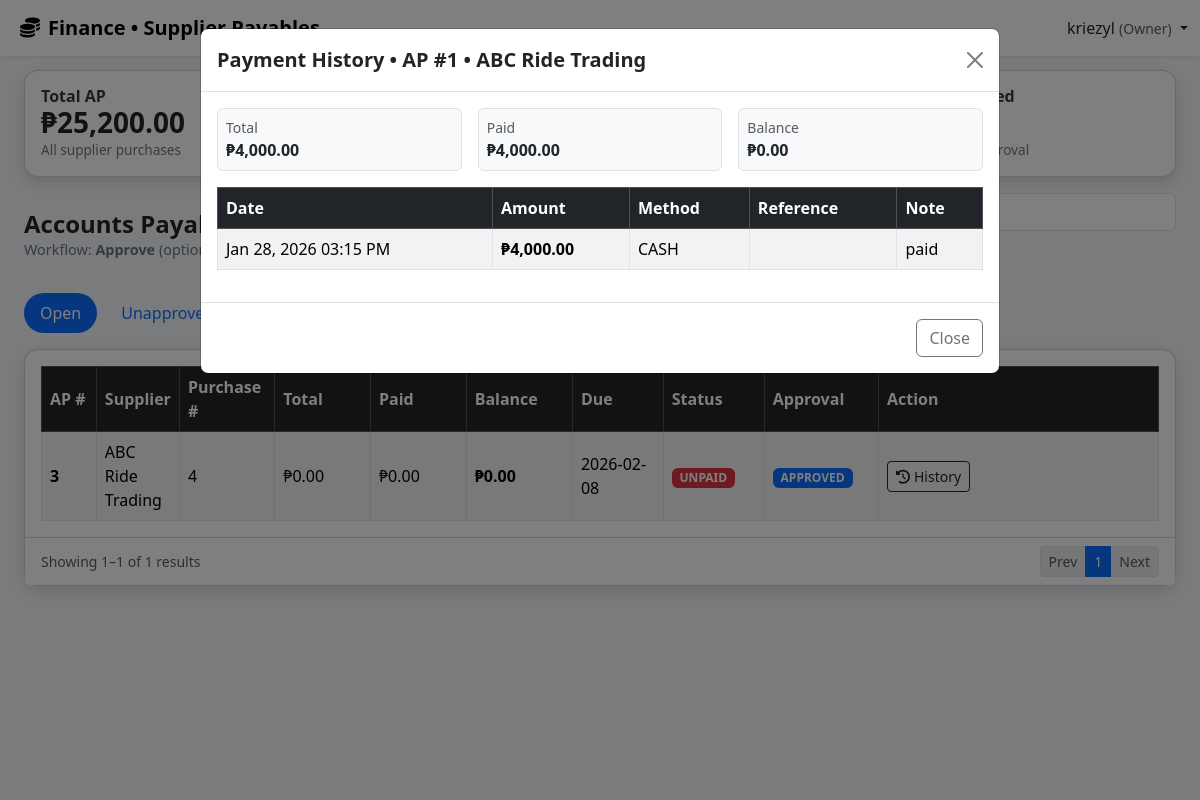
The app's page /owner/supplier_payables.php?view=1 (signed in) with its own data.
### tables this page shows
CREATE TABLE `account_payable` (
  `ap_id` int(11) NOT NULL,
  `purchase_id` int(11) DEFAULT NULL,
  `supplier_id` int(11) DEFAULT NULL,
  `total_amount` decimal(10,2) DEFAULT NULL,
  `amount_paid` decimal(10,2) DEFAULT NULL,
  `balance` decimal(10,2) DEFAULT NULL,
  `due_date` date DEFAULT NULL,
  `status` enum('paid','unpaid','partial','overdue') DEFAULT NULL,
  `approved` tinyint(1) NOT NULL DEFAULT 0,
  `approved_by` int(11) DEFAULT NULL,
  `approved_at` timestamp NULL DEFAULT NULL,
  `created_at` timestamp NOT NULL DEFAULT current_timestamp()
);

CREATE TABLE `suppliers` (
  `supplier_id` int(11) NOT NULL,
  `name` varchar(100) NOT NULL,
  `phone` varchar(20) DEFAULT NULL,
  `address` text DEFAULT NULL,
  `created_at` timestamp NOT NULL DEFAULT current_timestamp(),
  `status` enum('active','inactive') DEFAULT 'active'
);

CREATE TABLE `supplier_payments` (
  `sp_id` int(11) NOT NULL,
  `ap_id` int(11) NOT NULL,
  `purchase_id` int(11) DEFAULT NULL,
  `supplier_id` int(11) NOT NULL,
  `amount` decimal(10,2) NOT NULL,
  `method` enum('cash','gcash','bank') DEFAULT 'cash',
  `reference_no` varchar(100) DEFAULT NULL,
  `paid_at` datetime NOT NULL DEFAULT current_timestamp(),
  `paid_by` int(11) DEFAULT NULL,
  `note` text DEFAULT NULL,
  `created_at` timestamp NOT NULL DEFAULT current_timestamp()
);

### owner/supplier_payables.php (the view, shortened to what the rows shown need)
<?php
include "../config/db.php";
function tableExists(mysqli $conn, string $table): bool {
  $tableEsc = $conn->real_escape_string($table);
  $dbRes = $conn->query("SELECT DATABASE() AS dbname");
  $db = $dbRes ? ($dbRes->fetch_assoc()['dbname'] ?? '') : '';
  $dbEsc = $conn->real_escape_string($db);
  $q = $conn->query("
    SELECT 1
    FROM information_schema.TABLES
    WHERE TABLE_SCHEMA = '$dbEsc' AND TABLE_NAME = '$tableEsc'
    LIMIT 1
  ");
  return $q && $q->num_rows > 0;
}
function columnExists(mysqli $conn, string $table, string $column): bool {
  $tableEsc = $conn->real_escape_string($table);
  $colEsc = $conn->real_escape_string($column);
  $dbRes = $conn->query("SELECT DATABASE() AS dbname");
  $db = $dbRes ? ($dbRes->fetch_assoc()['dbname'] ?? '') : '';
  $dbEsc = $conn->real_escape_string($db);
  $q = $conn->query("
    SELECT 1
    FROM information_schema.COLUMNS
    WHERE TABLE_SCHEMA = '$dbEsc' AND TABLE_NAME = '$tableEsc' AND COLUMN_NAME = '$colEsc'
    LIMIT 1
  ");
  return $q && $q->num_rows > 0;
}
function f($v): float { return (float)($v ?? 0); }
$hasApproved = columnExists($conn, "account_payable", "approved");
$hasApprovedBy = columnExists($conn, "account_payable", "approved_by");
$hasApprovedAt = columnExists($conn, "account_payable", "approved_at");
$hasSupplierPayments = tableExists($conn, "supplier_payments");
$filter = strtolower(trim($_GET['filter'] ?? 'open'));
$search = trim($_GET['q'] ?? '');
$page = (int)($_GET['page'] ?? 1);
$perPage = 10;
$offset = ($page - 1) * $perPage;
$where = "1=1";
if($filter === 'open'){
  $where .= " AND ap.status IN ('unpaid','partial','overdue')";
} elseif($filter === 'unapproved'){
  if($hasApproved){
    $where .= " AND ap.approved = 0 AND ap.status IN ('unpaid','partial','overdue')";
  } else {
    $where .= " AND ap.status IN ('unpaid','partial','overdue')";
  }
} elseif($filter === 'overdue'){
  $where .= " AND (ap.status='overdue' OR (ap.due_date IS NOT NULL AND ap.due_date < CURDATE() AND ap.status <> 'paid'))";
} elseif($filter === 'paid'){
  $where .= " AND ap.status='paid'";
} elseif($filter === 'all'){
  $where .= " AND 1=1";
}
$sumSelect = "
  SELECT
    IFNULL(SUM(ap.total_amount),0) AS total_ap,
    IFNULL(SUM(ap.balance),0) AS balance_ap,
    SUM(CASE WHEN ap.status='unpaid' THEN 1 ELSE 0 END) AS cnt_unpaid,
    SUM(CASE WHEN ap.status='partial' THEN 1 ELSE 0 END) AS cnt_partial,
    SUM(CASE WHEN ap.status='paid' THEN 1 ELSE 0 END) AS cnt_paid,
    SUM(CASE WHEN ap.status='overdue' OR (ap.due_date IS NOT NULL AND ap.due_date < CURDATE() AND ap.status <> 'paid') THEN 1 ELSE 0 END) AS cnt_overdue
";
if($hasApproved){
  $sumSelect .= ", SUM(CASE WHEN ap.approved=0 AND ap.status <> 'paid' THEN 1 ELSE 0 END) AS cnt_unapproved";
} else {
  $sumSelect .= ", 0 AS cnt_unapproved";
}
$summary = $conn->query("
  $sumSelect
  FROM account_payable ap
  LEFT JOIN suppliers sup ON ap.supplier_id = sup.supplier_id
")->fetch_assoc() ?? [];
$listSelect = "
  SELECT
    ap.ap_id, ap.purchase_id, ap.supplier_id, ap.total_amount, ap.amount_paid, ap.balance, ap.due_date, ap.status, ap.created_at,
    sup.name AS supplier_name
";
if($hasApproved) $listSelect .= ", ap.approved";
if($hasApprovedBy) $listSelect .= ", ap.approved_by";
if($hasApprovedAt) $listSelect .= ", ap.approved_at";
$listSql = "
  $listSelect
  FROM account_payable ap
  LEFT JOIN suppliers sup ON ap.supplier_id = sup.supplier_id
  WHERE $where
  ORDER BY ap.created_at DESC
  LIMIT $perPage OFFSET $offset
";
$payables = $conn->query($listSql);
$view_ap_id = (int)($_GET['view'] ?? 0);
$viewAP = null;
$viewPayments = null;
if($view_ap_id > 0){
  $sel = "SELECT ap.*, sup.name AS supplier_name FROM account_payable ap
          LEFT JOIN suppliers sup ON ap.supplier_id=sup.supplier_id
          WHERE ap.ap_id=? LIMIT 1";
  $stmtV = $conn->prepare($sel);
  if($stmtV){
    $stmtV->bind_param("i", $view_ap_id);
    $stmtV->execute();
    $viewAP = $stmtV->get_result()->fetch_assoc();
  }
  if($hasSupplierPayments && $viewAP){
    $stmtP = $conn->prepare("
      SELECT sp.*
      FROM supplier_payments sp
      WHERE sp.ap_id=?
      ORDER BY sp.paid_at DESC
      LIMIT 50
    ");
    if($stmtP){
      $stmtP->bind_param("i", $view_ap_id);
      $stmtP->execute();
      $viewPayments = $stmtP->get_result();
    }
  }
}
?>
<!DOCTYPE html>
<html lang="en">
<head>
<link href="https://cdn.jsdelivr.net/npm/bootstrap@5.3.2/dist/css/bootstrap.min.css" rel="stylesheet">
<link href="https://cdnjs.cloudflare.com/ajax/libs/font-awesome/6.5.1/css/all.min.css" rel="stylesheet">
</head>
<body>
<div class="container-fluid px-4">
  <div class="card modern-card">
    <div class="card-body table-responsive">
      <table class="table table-striped table-bordered mb-0">
        <thead class="table-dark">
          <tr>
            <th style="width:70px;">AP #</th>
            <th>Supplier</th>
            <th style="width:100px;">Purchase #</th>
            <th style="width:130px;">Total</th>
            <th style="width:130px;">Paid</th>
            <th style="width:130px;">Balance</th>
            <th style="width:120px;">Due</th>
            <th style="width:120px;">Status</th>
            <th style="width:130px;">Approval</th>
            <th style="min-width:280px;">Action</th>
          </tr>
        </thead>
        <tbody>
          <?php if($payables && $payables->num_rows > 0): ?>
            <?php while($row = $payables->fetch_assoc()): ?>
              <?php
                $ap_id = (int)$row['ap_id'];
                $supplierName = $row['supplier_name'] ?? 'N/A';
                $status = strtolower($row['status'] ?? 'unpaid');
                $balance = f($row['balance']);
                $due = $row['due_date'] ?? '';
                $isDuePast = false;
                if($due && $status !== 'paid'){
                  $isDuePast = (strtotime($due) < strtotime(date('Y-m-d')));
                }
                $statusBadge = 'badge-unpaid';
                $approved = $hasApproved ? ((int)($row['approved'] ?? 0) === 1) : true;
                $approvalBadge = $approved ? "badge-approved" : "badge-unapproved";
                $approvalText  = $approved ? "APPROVED" : "UNAPPROVED";
              ?>
              <tr>
                <td class="fw-bold"><?= $ap_id ?></td>
                <td><?= htmlspecialchars($supplierName) ?></td>
                <td><?= (int)($row['purchase_id'] ?? 0) ?></td>
                <td>₱<?= number_format(f($row['total_amount']),2) ?></td>
                <td>₱<?= number_format(f($row['amount_paid']),2) ?></td>
                <td class="fw-bold">₱<?= number_format($balance,2) ?></td>
                <td><?= htmlspecialchars($due) ?></td>
                <td><span class="badge <?= $statusBadge ?>"><?= strtoupper($isDuePast && $status!=='paid' ? 'overdue' : $status) ?></span></td>
                <td>
                  <span class="badge <?= $approvalBadge ?>"><?= $hasApproved ? $approvalText : "N/A" ?></span>
                </td>
                <td>
                  <div class="d-flex flex-wrap gap-2">
                    <a class="btn btn-sm btn-outline-dark"
                       href="?filter=<?= urlencode($filter) ?>&q=<?= urlencode($search) ?>&page=<?= (int)$page ?>&view=<?= $ap_id ?>">
                      <i class="fa-solid fa-clock-rotate-left me-1"></i>History
                    </a>
                  </div>
                </td>
              </tr>
            <?php endwhile; ?>
          <?php else: ?>
            <tr><td colspan="10" class="text-center text-muted">No payables found.</td></tr>
          <?php endif; ?>
        </tbody>
      </table>
    </div>
  </div>
</div>
<?php if($viewAP): ?>
<div class="modal fade show" id="historyModal" tabindex="-1" style="display:block;" aria-modal="true" role="dialog">
  <div class="modal-dialog modal-lg modal-dialog-scrollable">
    <div class="modal-content">
      <div class="modal-header">
        <h5 class="modal-title fw-bold">
          Payment History • AP #<?= (int)$viewAP['ap_id'] ?> • <?= htmlspecialchars($viewAP['supplier_name'] ?? 'N/A') ?>
        </h5>
        <a class="btn-close" href="<?= htmlspecialchars("supplier_payables.php?filter=$filter&q=".urlencode($search)."&page=$page") ?>"></a>
      </div>
      <div class="modal-body">
        <div class="row g-3 mb-3">
          <div class="col-md-4">
            <div class="border rounded p-2 bg-light">
              <div class="small text-muted">Total</div>
              <div class="fw-bold">₱<?= number_format(f($viewAP['total_amount']),2) ?></div>
            </div>
          </div>
          <div class="col-md-4">
            <div class="border rounded p-2 bg-light">
              <div class="small text-muted">Paid</div>
              <div class="fw-bold">₱<?= number_format(f($viewAP['amount_paid']),2) ?></div>
            </div>
          </div>
          <div class="col-md-4">
            <div class="border rounded p-2 bg-light">
              <div class="small text-muted">Balance</div>
              <div class="fw-bold">₱<?= number_format(f($viewAP['balance']),2) ?></div>
            </div>
          </div>
        </div>
        <?php if(!$hasSupplierPayments): ?>
          <div class="alert alert-warning mb-0">
            supplier_payments table not found, so payment history cannot be displayed.
          </div>
        <?php else: ?>
          <div class="table-responsive">
            <table class="table table-striped table-bordered">
              <thead class="table-dark">
                <tr>
                  <th>Date</th>
                  <th>Amount</th>
                  <th>Method</th>
                  <th>Reference</th>
                  <th>Note</th>
                </tr>
              </thead>
              <tbody>
                <?php if($viewPayments && $viewPayments->num_rows > 0): ?>
                  <?php while($p = $viewPayments->fetch_assoc()): ?>
                    <tr>
                      <td><?= htmlspecialchars(date("M d, Y h:i A", strtotime($p['paid_at']))) ?></td>
                      <td class="fw-bold">₱<?= number_format(f($p['amount']),2) ?></td>
                      <td><?= htmlspecialchars(strtoupper($p['method'] ?? '')) ?></td>
                      <td><?= htmlspecialchars($p['reference_no'] ?? '') ?></td>
                      <td><?= htmlspecialchars($p['note'] ?? '') ?></td>
                    </tr>
                  <?php endwhile; ?>
                <?php else: ?>
                  <tr><td colspan="5" class="text-center text-muted">No payments recorded yet.</td></tr>
                <?php endif; ?>
              </tbody>
            </table>
          </div>
        <?php endif; ?>
      </div>
      <div class="modal-footer">
        <a class="btn btn-outline-secondary" href="<?= htmlspecialchars("supplier_payables.php?filter=$filter&q=".urlencode($search)."&page=$page") ?>">Close</a>
      </div>
    </div>
  </div>
</div>
<div class="modal-backdrop fade show"></div>
<?php endif; ?>
</body>
</html>

### records on screen
account_payable: ap_id "3", supplier.name "ABC Ride Trading", purchase "4", total_amount "0.00", amount_paid "0.00", balance "0.00", due_date "2026-02-08", due_date+status "UNPAID", approved "APPROVED"
account_payable: ap_id "1", supplier.name "ABC Ride Trading", total_amount "4,000.00", amount_paid "4,000.00", balance "0.00"
supplier_payments: paid_at "Jan 28, 2026 03:15 PM", amount "4,000.00", method "CASH", note "paid"

### other values on screen
$username "kriezyl"
$total_ap "25,200.00"
min($totalRows, $offset + 1) "1"
min($totalRows, $offset + $perPage) "1"
$totalRows "1"
